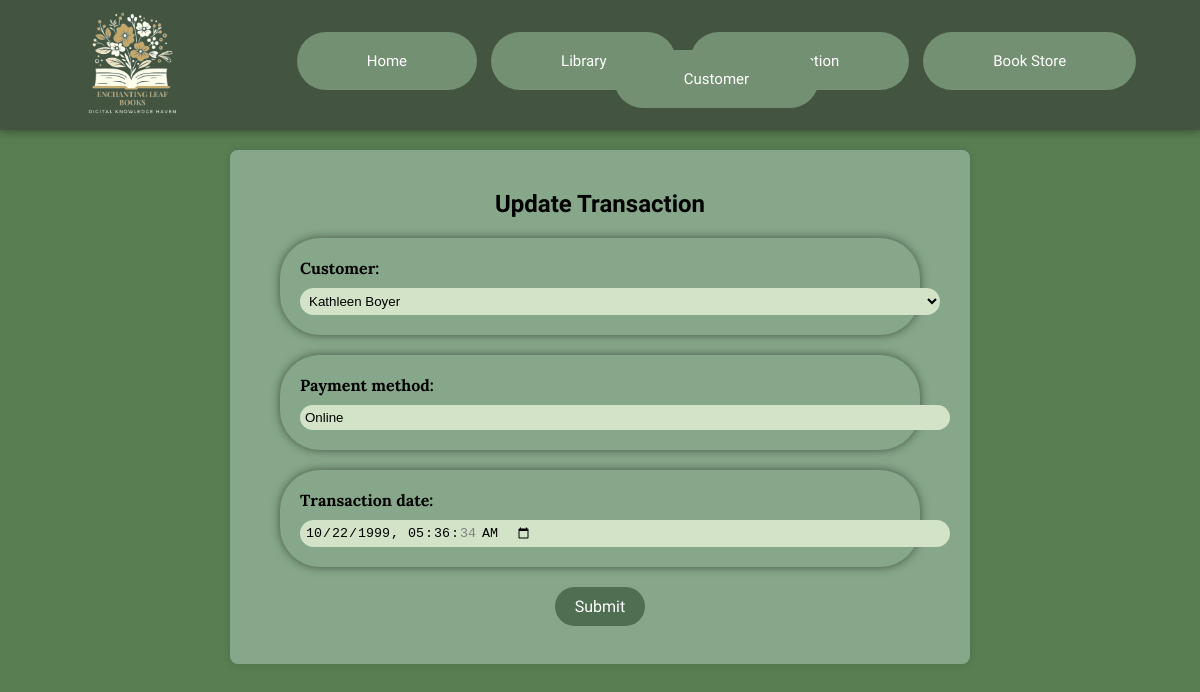
Page /transaction_list/1000 on the committed database.
### dartaapp/models.py (models this page shows, shortened)
class BaseModel (models.Model) :
    created_at = models.DateTimeField(auto_now_add=True, db_index=True)
    updated_at = models.DateTimeField(auto_now=True)
    class Meta:
        abstract = True

class TransactionDetails (BaseModel) :
    customer = models.ForeignKey(Customer, null=True, blank=True, on_delete=models.CASCADE)
    payment_method = models.CharField(max_length=100, null=True, blank=True)
    transaction_date = models.DateTimeField(null=True, blank=True)

### dartaapp/views.py (the view)
# urls.py: path('transaction_list/<pk>',  TransactionDetailsUpdateView.as_view(), name='transaction-update'),
class TransactionDetailsUpdateView(UpdateView):
    model = TransactionDetails
    form_class = TransactionDetailsForm
    template_name = 'CRUD/transactioncrud/update.html'
    success_url = reverse_lazy('transaction-list')

### dartaapp/forms.py
class TransactionDetailsForm(ModelForm):
    transaction_date = forms.DateTimeField(
        widget=forms.DateTimeInput(attrs={'type': 'datetime-local'}),
        input_formats=['%Y-%m-%dT%H:%M']
    )
    class Meta:
        model = TransactionDetails
        fields = "__all__"

### dartaapp/models.py (called while the page is built)
    def __str__(self) :
        return self.fullname

### dartaapp/templates/CRUD/transactioncrud/update.html (shortened to what this page needs)
{% extends 'base.html' %}
{% load static %}
    {% block content %}
      <div class="form-container">
        <h2>Update Transaction</h2>
        <form role="form" method="post" novalidate>
                {% include '../../includes/form.html' %}
            <button type='submit' class="btn-submit">Submit</button>
        </form>
        <br>
      </div>
    {% endblock %}

### dartaapp/templates/includes/form.html (shortened to what this page needs)
{% load widget_tweaks %}
{% load static %}
{% for field in form %}
    <div class="col-md-6">
        <div class="form-group">
            {% if field.field.widget.input_type == 'checkbox' %}
                <div class="form-check form-switch">
                    {% render_field field class="form-check-input ms-auto" %}
                    <label class="form-label"
                        for="{{ field.id_for_label }}">{{ field.label }}:</label>
                </div>
            {% else %}
                <label for="{{ field.id_for_label }}" class="form-label">{{ field.label }}: </label>
                {% render_field field class="form-control" %}
            {% endif %}
        </div>
    </div>
{% endfor %}

### dartaapp/static/css/style.css (style rules this page uses)
body { margin: 0; background-color: #597E52; }
label { font-family: 'Lora'; color: #ffffff; }
input { background-color: #86A789; }
button { background-color: #435540; border-radius: 5vh; color: #ffffff; padding: 5px 10px; margin-right: 10px; }
.form-container { max-width: 700px; margin: 20px auto; padding: 20px; background-color: #86A789; border-radius: 8px; box-shadow: 0 0 10px rgba(0, 0, 0, 0.1); }
.form-container h2 { font-family: 'Rubik Doodle Shadow'; text-align: center; }
.form-container button { display: block; margin: 0 auto; }
.form-group { max-width: 600px; margin: 20px auto; padding: 20px; background-color: #86A789; border-radius: 5vh; box-shadow: 0 0 10px rgba(0, 0, 0, 0.5); }
.form-label { font-family: 'Lora'; color: #000000; font-weight: bolder; }
.form-control { display: flex; margin-top: 10px; width: 80vh; padding: 5px; background-color: #D2E3C8; border-radius: 5vh; border: none; }
.btn-submit { font-family: 'Rubik Doodle Shadow'; background-color: #4F6F52; color: #fff; padding: 10px 20px; border: none; border-radius: 10vh; cursor: pointer; font-size: 16px; }

### rows in the picture
TransactionDetails: customer "Kathleen Boyer" "Online" "10/22/1999 05:36:34"

### other values in the picture
{{ field.label }} "Customer" "Payment method" "Transaction date"
